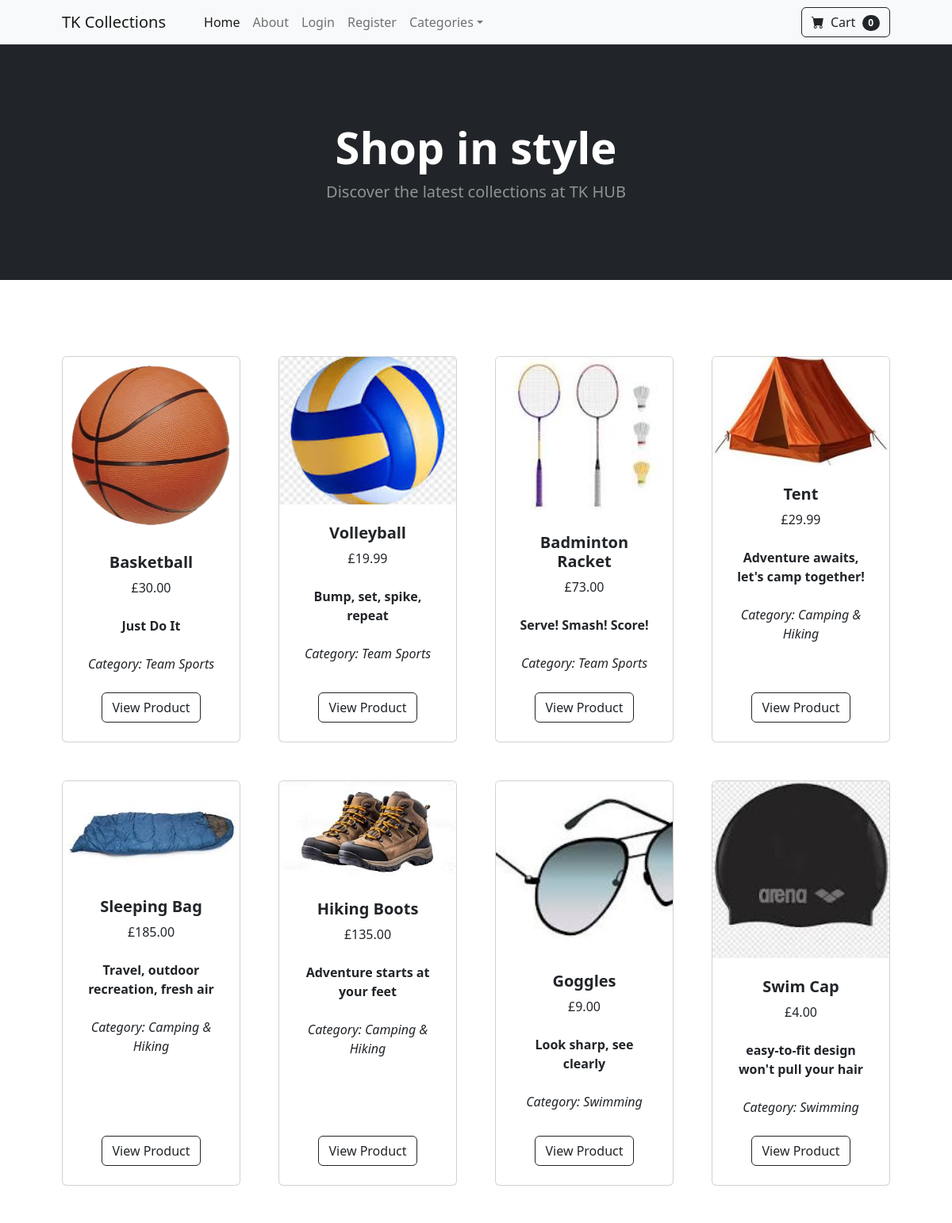
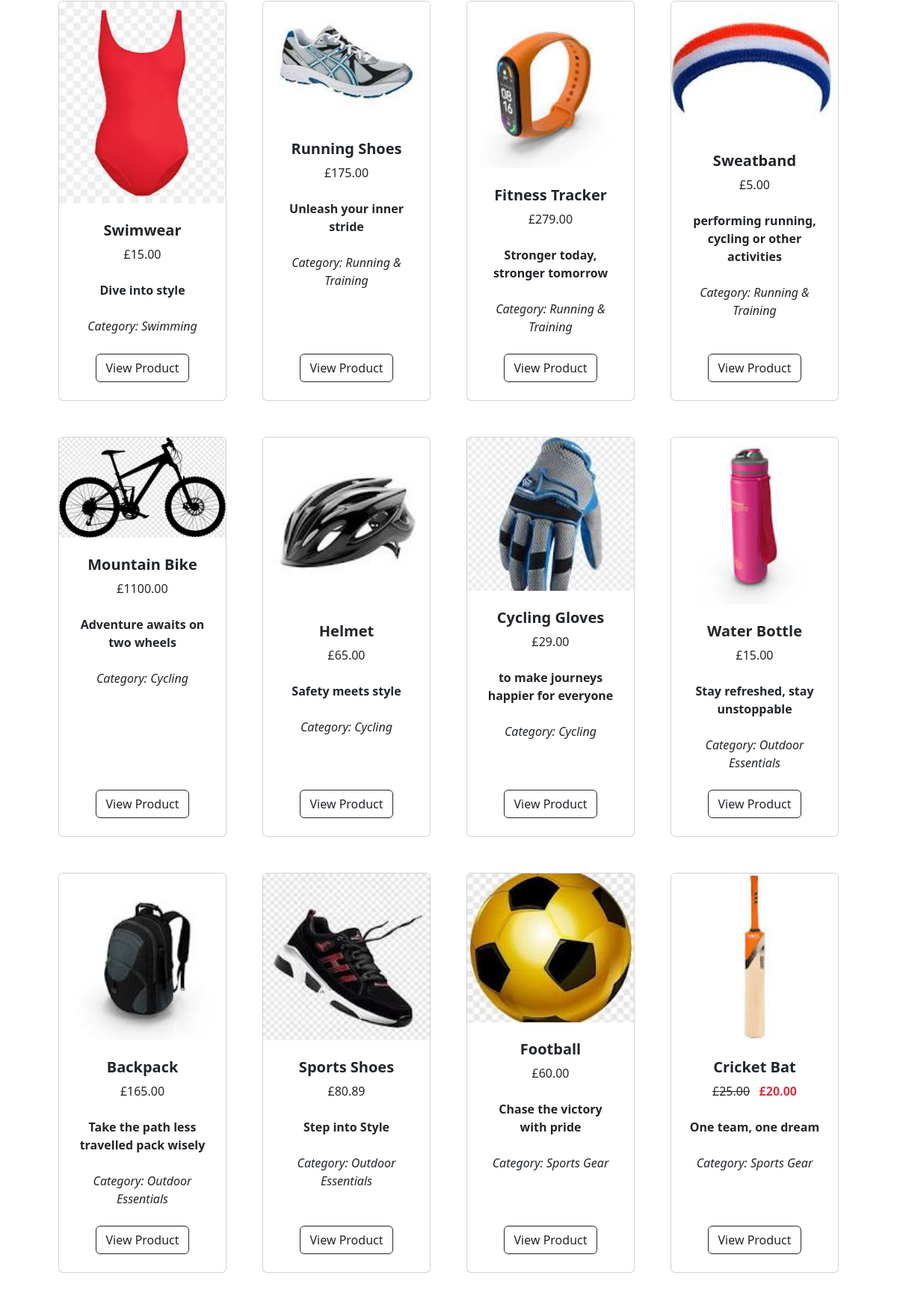
The page / (upper part) on the database its author committed (2 pictures, top to bottom).
### store/models.py (models this page shows, shortened)
class Product(models.Model):
    name = models.CharField(max_length=100)
    price = models.DecimalField(default=0, decimal_places=2, max_digits=10)
    category = models.ForeignKey(Category, on_delete=models.CASCADE, default=1)
    description = models.CharField(max_length=250, default="", blank=True, null=True)
    image = models.ImageField(upload_to='uploads/product/')
    is_sale = models.BooleanField(default=False)
    sale_price = models.DecimalField(default=0, decimal_places=2, max_digits=10)

class Category(models.Model):
    name = models.CharField(max_length=100)
    def __str__(self):
        return self.name
    class Meta:
        verbose_name_plural = "Categories"

### store/views.py (the view)
# urls.py: path('', views.home, name='home'),
def home(request):
    products = Product.objects.all()
    return render(request, 'home.html', {'products': products})

### store/templates/home.html (shortened to what this page needs)
{% extends 'base.html' %}
{% block content %}
<header class="bg-dark py-5">
  <div class="container px-4 px-lg-5 my-5">
    <div class="text-center text-white">
      <h1 class="display-4 fw-bolder">Shop in style</h1>
      <p class="lead fw-normal text-white-50 mb-0">Discover the latest collections at TK HUB</p>
    </div>
  </div>
</header>
<section class="py-5">
  <div class="container px-4 px-lg-5 mt-5">
    <div class="row gx-4 gx-lg-5 row-cols-2 row-cols-md-3 row-cols-xl-4 justify-content-center">
      {% if products %}
        {% for product in products %}
          <div class="col mb-5">
            <div class="card h-100">
              <img class="card-img-top" src="{{ product.image.url }}" alt="{{ product.name }}" />
              <div class="card-body p-4">
                <div class="text-center">
                  <h5 class="fw-bolder">{{ product.name }}</h5>
                  {% if product.is_sale %}
                    <strike>£{{ product.price }}</strike>
                    &nbsp; <span class="text-danger fw-bold">£{{ product.sale_price }}</span>
                  {% else %}
                    £{{ product.price }}
                  {% endif %}
                  <br /><br />
                  <b>{{ product.description }}</b>
                  <br /><br />
                  <i>Category: {{ product.category }}</i>
                </div>
              </div>
              <div class="card-footer p-4 pt-0 border-top-0 bg-transparent">
                <div class="text-center">
                  <a class="btn btn-outline-dark mt-auto" href="{% url 'product' product.id%}">View Product</a>
                </div>
              </div>
            </div>
          </div>
        {% endfor %}
      {% else %}
        <p class="text-center text-muted">No products available right now.</p>
      {% endif %}
    </div>
  </div>
</section>
{% endblock %}

### rows shown on the page
Product: image (picture), name "Basketball", price "30.00", description "Just Do It", category "Team Sports"
Product: image (picture), name "Volleyball", price "19.99", description "Bump, set, spike, repeat", category "Team Sports"
Product: image (picture), name "Badminton Racket", price "73.00", description "Serve! Smash! Score!", category "Team Sports"
Product: image (picture), name "Tent", price "29.99", description "Adventure awaits, let's camp together!", category "Camping & Hiking"
Product: image (picture), name "Sleeping Bag", price "185.00", description "Travel, outdoor recreation, fresh air", category "Camping & Hiking"
Product: image (picture), name "Hiking Boots", price "135.00", description "Adventure starts at your feet", category "Camping & Hiking"
Product: image (picture), name "Goggles", price "9.00", description "Look sharp, see clearly", category "Swimming"
Product: image (picture), name "Swim Cap", price "4.00", description "easy-to-fit design won't pull your hair", category "Swimming"
Product: image (picture), name "Swimwear", price "15.00", description "Dive into style", category "Swimming"
Product: image (picture), name "Running Shoes", price "175.00", description "Unleash your inner stride", category "Running & Training"
Product: image (picture), name "Fitness Tracker", price "279.00", description "Stronger today, stronger tomorrow", category "Running & Training"
Product: image (picture), name "Sweatband", price "5.00", description "performing running, cycling or other activities", category "Running & Training"
Product: image (picture), name "Mountain Bike", price "1100.00", description "Adventure awaits on two wheels", category "Cycling"
Product: image (picture), name "Helmet", price "65.00", description "Safety meets style", category "Cycling"
Product: image (picture), name "Cycling Gloves", price "29.00", description "to make journeys happier for everyone", category "Cycling"
Product: image (picture), name "Water Bottle", price "15.00", description "Stay refreshed, stay unstoppable", category "Outdoor Essentials"
Product: image (picture), name "Backpack", price "165.00", description "Take the path less travelled pack wisely", category "Outdoor Essentials"
Product: image (picture), name "Sports Shoes", price "80.89", description "Step into Style", category "Outdoor Essentials"
Product: image (picture), name "Football", price "60.00", description "Chase the victory with pride", category "Sports Gear"
Product: image (picture), name "Cricket Bat", price "25.00", sale_price "20.00", description "One team, one dream", category "Sports Gear"
